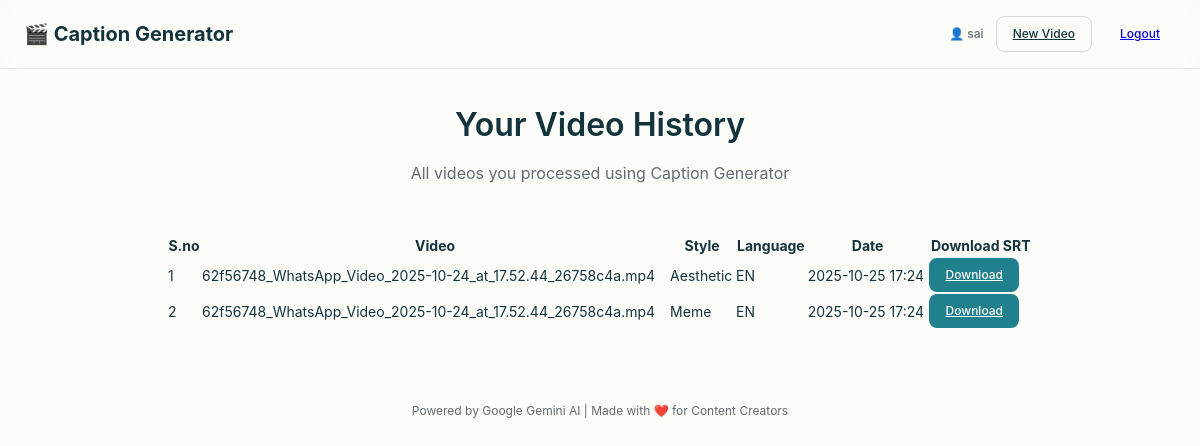
The app's page /history (signed in) with its own data.
### models.py (models this page shows, shortened)
class User(UserMixin, db.Model):
    __tablename__ = 'users'
    id = db.Column(db.Integer, primary_key=True)
    email = db.Column(db.String(120), unique=True, nullable=False, index=True)
    username = db.Column(db.String(80), unique=True, nullable=False)
    password_hash = db.Column(db.String(200), nullable=False)
    created_at = db.Column(db.DateTime, default=datetime.utcnow)
    is_premium = db.Column(db.Boolean, default=False)
    is_admin = db.Column(db.Boolean, default=False)
    videos = db.relationship('VideoProcessing', backref='user', lazy=True, cascade='all, delete-orphan')

class VideoProcessing(db.Model):
    __tablename__ = 'video_processing'
    id = db.Column(db.Integer, primary_key=True)
    user_id = db.Column(db.Integer, db.ForeignKey('users.id'), nullable=False)
    filename = db.Column(db.String(200), nullable=False)
    original_filename = db.Column(db.String(200), nullable=False)
    style = db.Column(db.String(50), nullable=False)
    language = db.Column(db.String(10), nullable=False)
    srt_filename = db.Column(db.String(200))
    processed_at = db.Column(db.DateTime, default=datetime.utcnow)
    duration = db.Column(db.Float)
    status = db.Column(db.String(20), default='completed')

### app.py (the view)
@app.route('/history')
@login_required
def history():
    videos = VideoProcessing.query.filter_by(user_id=current_user.id).order_by(VideoProcessing.processed_at.desc()).all()
    return render_template('history.html', videos=videos, user=current_user)

### app.py (called while the page is built)
@login_manager.user_loader
def load_user(user_id):
    return User.query.get(int(user_id))

### templates/history.html (shortened to what this page needs)
<!DOCTYPE html>
<html lang="en">
<head>
    <link rel="stylesheet" href="{{ url_for('static', filename='css/style.css') }}">
    <link rel="stylesheet" href="{{ url_for('static', filename='css/animations.css') }}">
</head>
<body>
    <nav class="navbar">
        <div class="navbar-container">
            <div class="navbar-brand">
                <h1>🎬 Caption Generator</h1>
            </div>
            <div class="navbar-menu">
                <div class="user-info">
                    <span class="user-name">👤 {{ user.username }}</span>
                    <a href="{{ url_for('index') }}" class="btn btn--sm btn--outline">New Video</a>
                    <a href="{{ url_for('auth.logout') }}" class="btn btn--sm btn--secondary">Logout</a>
                </div>
            </div>
        </div>
    </nav>
    <div class="container">
        <header class="header history-header fade-in">
            <h1>Your Video History</h1>
            <p class="subtitle">All videos you processed using Caption Generator</p>
        </header>
        {% if videos %}
            <table class="history-table fade-in">
                <thead>
                    <tr>
                        <th>S.no</th>
                        <th>Video</th>
                        <th>Style</th>
                        <th>Language</th>
                        <th>Date</th>
                        <th>Download SRT</th>
                    </tr>
                </thead>
                <tbody>
                    {% for video in videos %}
                    <tr>
                        <td>{{ loop.index }}</td>
                        <td>{{ video.original_filename }}</td>
                        <td>{{ video.style.title() }}</td>
                        <td>{{ video.language.upper() }}</td>
                        <td>{{ video.processed_at.strftime("%Y-%m-%d %H:%M") }}</td>
                        <td>
                            {% if video.srt_filename %}
                                <a href="{{ url_for('download_file', filename=video.srt_filename) }}" class="btn btn--sm btn--primary" download>
                                    Download
                                </a>
                            {% else %}
                                <span class="status status--error">Not available</span>
                            {% endif %}
                        </td>
                    </tr>
                    {% endfor %}
                </tbody>
            </table>
        {% endif %}
        <footer class="footer">
            <p>Powered by Google Gemini AI | Made with ❤️ for Content Creators</p>
        </footer>
    </div>
</body>
</html>

### static/css/style.css (style rules this page uses)
:root { --color-white: rgba(255, 255, 255, 1); --color-black: rgba(0, 0, 0, 1); --color-cream-50: rgba(252, 252, 249, 1); --color-cream-100: rgba(255, 255, 253, 1); --color-gray-200: rgba(245, 245, 245, 1); --color-gray-300: rgba(167, 169, 169, 1); --color-gray-400: rgba(119, 124, 124, 1); --color-slate-500: rgba(98, 108, 113, 1); --color-brown-600: rgba(94, 82, 64, 1); --color-charcoal-700: rgba(31, 33, 33, 1); --color-charcoal-800: rgba(38, 40, 40, 1); --color-slate-900: rgba(19, 52, 59, 1); --color-teal-300: rgba(50, 184, 198, 1); --color-teal-400: rgba(45, 166, 178, 1); --color-teal-500: rgba(33, 128, 141, 1); --color-teal-600: rgba(29, 116, 128, 1); --color-teal-700: rgba(26, 104, 115, 1); --color-red-400: rgba(255, 84, 89, 1); --color-red-500: rgba(192, 21, 47, 1); --color-brown-600-rgb: 94, 82, 64; --color-teal-500-rgb: 33, 128, 141; --color-slate-900-rgb: 19, 52, 59; --color-teal-300-rgb: 50, 184, 198; --color-background: var(--color-cream-50); --color-surface: var(--color-cream-100); --color-text: var(--color-slate-900); --color-text-secondary: var(--color-slate-500); --color-primary: var(--color-teal-500); --color-primary-hover: var(--color-teal-600); --color-primary-active: var(--color-teal-700); --color-secondary: rgba(var(--color-brown-600-rgb), 0.12); --color-secondary-hover: rgba(var(--color-brown-600-rgb), 0.2); --color-border: rgba(var(--color-brown-600-rgb), 0.2); --color-btn-primary-text: var(--color-cream-50); --color-card-border: rgba(var(--color-brown-600-rgb), 0.12); --color-error: var(--color-red-500); --color-success: var(--color-teal-500); --font-family-base: -apple-system, BlinkMacSystemFont, "Segoe UI", Roboto, sans-serif; --font-size-sm: 12px; --font-size-base: 14px; --font-size-md: 16px; --font-size-lg: 18px; --font-size-xl: 20px; --font-size-2xl: 24px; --font-size-3xl: 32px; --space-4: 4px; --space-8: 8px; --space-12: 12px; --space-16: 16px; --space-20: 20px; --space-24: 24px; --space-32: 32px; --space-48: 48px; --radius-sm: 6px; --radius-base: 8px; --radius-md: 10px; --radius-lg: 12px; --shadow-sm: 0 1px 3px rgba(0, 0, 0, 0.04), 0 1px 2px rgba(0, 0, 0, 0.02); --shadow-md: 0 4px 6px -1px rgba(0, 0, 0, 0.04), 0 2px 4px -1px rgba(0, 0, 0, 0.02); --duration-fast: 150ms; --duration-normal: 250ms; }
* { margin: 0; padding: 0; box-sizing: border-box; }
body { font-family: var(--font-family-base); font-size: var(--font-size-base); line-height: 1.5; color: var(--color-text); background-color: var(--color-background); -webkit-font-smoothing: antialiased; }
.container { max-width: 900px; margin: 0 auto; padding: var(--space-32) var(--space-16); min-height: 100vh; display: flex; flex-direction: column; }
.header { text-align: center; margin-bottom: var(--space-48); }
.header h1 { font-size: var(--font-size-3xl); font-weight: 600; margin-bottom: var(--space-12); }
.subtitle { font-size: var(--font-size-md); color: var(--color-text-secondary); }
.btn { display: inline-flex; align-items: center; justify-content: center; gap: var(--space-8); padding: var(--space-12) var(--space-24); font-size: var(--font-size-base); font-weight: 500; border-radius: var(--radius-base); border: none; cursor: pointer; transition: all var(--duration-normal); pointer-events: all; }
.btn--primary { background-color: var(--color-primary); color: var(--color-btn-primary-text); }
.btn--outline { background-color: transparent; border: 1px solid var(--color-border); color: var(--color-text); }
.btn--sm { padding: var(--space-8) var(--space-16); font-size: var(--font-size-sm); }
.footer { text-align: center; padding: var(--space-24) 0; color: var(--color-text-secondary); font-size: var(--font-size-sm); margin-top: var(--space-48); }

### static/css/animations.css (style rules this page uses)
.fade-in { animation: fadeIn 0.6s ease-out; }
.navbar { background-color: var(--color-surface); border-bottom: 1px solid var(--color-card-border); padding: var(--space-16) 0; position: sticky; top: 0; z-index: 100; backdrop-filter: blur(10px); background-color: rgba(var(--color-surface), 0.95); animation: slideDown 0.3s ease-out; }
.navbar-container { max-width: 1200px; margin: 0 auto; padding: 0 var(--space-24); display: flex; justify-content: space-between; align-items: center; }
.navbar-brand h1 { font-size: var(--font-size-xl); margin: 0; }
.navbar-menu { display: flex; align-items: center; gap: var(--space-16); }
.user-info { display: flex; align-items: center; gap: var(--space-12); }
.user-name { font-size: var(--font-size-sm); color: var(--color-text-secondary); font-weight: 500; }

### records on screen
User: username "sai"
VideoProcessing: original_filename "62f56748_WhatsApp_Video_2025-10-24_at_17.52.44_26758c4a.mp4", style "Aesthetic", language "EN", processed_at "2025-10-25 17:24"
VideoProcessing: original_filename "62f56748_WhatsApp_Video_2025-10-24_at_17.52.44_26758c4a.mp4", style "Meme", language "EN", processed_at "2025-10-25 17:24"
